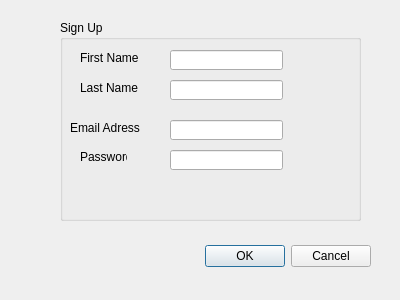
<?xml version="1.0" encoding="UTF-8"?>
<ui version="4.0">
 <class>signupwindow</class>
 <widget class="QDialog" name="signupwindow">
  <property name="geometry">
   <rect>
    <x>0</x>
    <y>0</y>
    <width>400</width>
    <height>300</height>
   </rect>
  </property>
  <property name="windowTitle">
   <string>Dialog</string>
  </property>
  <widget class="QDialogButtonBox" name="buttonBox">
   <property name="geometry">
    <rect>
     <x>30</x>
     <y>240</y>
     <width>341</width>
     <height>32</height>
    </rect>
   </property>
   <property name="orientation">
    <enum>Qt::Horizontal</enum>
   </property>
   <property name="standardButtons">
    <set>QDialogButtonBox::Cancel|QDialogButtonBox::Ok</set>
   </property>
  </widget>
  <widget class="QGroupBox" name="groupBox">
   <property name="geometry">
    <rect>
     <x>60</x>
     <y>20</y>
     <width>301</width>
     <height>201</height>
    </rect>
   </property>
   <property name="title">
    <string>Sign Up</string>
   </property>
   <widget class="QLineEdit" name="lineEdit">
    <property name="geometry">
     <rect>
      <x>110</x>
      <y>30</y>
      <width>113</width>
      <height>20</height>
     </rect>
    </property>
   </widget>
   <widget class="QLineEdit" name="lineEdit_2">
    <property name="geometry">
     <rect>
      <x>110</x>
      <y>60</y>
      <width>113</width>
      <height>20</height>
     </rect>
    </property>
   </widget>
   <widget class="QLabel" name="label">
    <property name="geometry">
     <rect>
      <x>20</x>
      <y>30</y>
      <width>61</width>
      <height>16</height>
     </rect>
    </property>
    <property name="text">
     <string>First Name</string>
    </property>
   </widget>
   <widget class="QLabel" name="label_2">
    <property name="geometry">
     <rect>
      <x>20</x>
      <y>130</y>
      <width>47</width>
      <height>13</height>
     </rect>
    </property>
    <property name="text">
     <string>Password</string>
    </property>
   </widget>
   <widget class="QLineEdit" name="lineEdit_3">
    <property name="geometry">
     <rect>
      <x>110</x>
      <y>130</y>
      <width>113</width>
      <height>20</height>
     </rect>
    </property>
   </widget>
   <widget class="QLabel" name="label_3">
    <property name="geometry">
     <rect>
      <x>20</x>
      <y>60</y>
      <width>61</width>
      <height>16</height>
     </rect>
    </property>
    <property name="text">
     <string>Last Name</string>
    </property>
   </widget>
   <widget class="QLabel" name="label_4">
    <property name="geometry">
     <rect>
      <x>10</x>
      <y>100</y>
      <width>81</width>
      <height>16</height>
     </rect>
    </property>
    <property name="text">
     <string>Email Adress </string>
    </property>
   </widget>
   <widget class="QLineEdit" name="lineEdit_4">
    <property name="geometry">
     <rect>
      <x>110</x>
      <y>100</y>
      <width>113</width>
      <height>20</height>
     </rect>
    </property>
   </widget>
  </widget>
 </widget>
 <resources/>
 <connections>
  <connection>
   <sender>buttonBox</sender>
   <signal>accepted()</signal>
   <receiver>signupwindow</receiver>
   <slot>accept()</slot>
   <hints>
    <hint type="sourcelabel">
     <x>248</x>
     <y>254</y>
    </hint>
    <hint type="destinationlabel">
     <x>157</x>
     <y>274</y>
    </hint>
   </hints>
  </connection>
  <connection>
   <sender>buttonBox</sender>
   <signal>rejected()</signal>
   <receiver>signupwindow</receiver>
   <slot>reject()</slot>
   <hints>
    <hint type="sourcelabel">
     <x>316</x>
     <y>260</y>
    </hint>
    <hint type="destinationlabel">
     <x>286</x>
     <y>274</y>
    </hint>
   </hints>
  </connection>
 </connections>
</ui>
